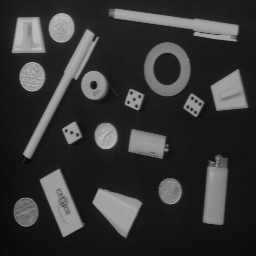
#> input picture Taller PDI/imgs/OBJECTS.png, 256 x 256 px
$ jupyter execute boligrafos.ipynb
#> lines starting #> are read from the running program, lines starting #| are printed output that depends on the picture; after the words box and inside, x2 and y2 are one past the last pixel; in counts of white or black regions, pixels touching at a corner belong together
# Ejercicio
Realice  las  operaciones  necesarias  (incluyendo  operaciones  morfológicas  y  de segmentación)  sobre  la  imagen  objects.png  para  conservar  únicamente  los  dos bolígrafos  preservando  sus  niveles  de  gris  originales  (el  resto  de  la  imagen  debe quedar negra).

<p align="center">

</p>

## Importaciones

[cell 1]
from skimage import color
from skimage.filters import threshold_otsu, sobel
from skimage.morphology import label
import matplotlib.pyplot as plt
import numpy as np

## Funciones

[cell 2]
def comparar_images(imagen1, imagen2):
  fig, (ax1, ax2) = plt.subplots(1, 2, figsize=(10, 5))
  ax1.imshow(imagen1, cmap='gray')
  ax1.set_title('Imagen Original')
  ax1.axis('off')

  ax2.imshow(imagen2, cmap='gray')
  ax2.set_title('Imagen Procesada')
  ax2.axis('off')

  plt.show()

[cell 3]
# Función para obtener una máscara con los objetos seleccionados
def obtener_mascara(l, indices):
  """
  Genera una máscara binaria con los objetos seleccionados.

  :param indices: Lista de índices de etiquetas a incluir en la máscara.
  :return: Imagen binaria con los objetos seleccionados.
  """
  mask = np.isin(l, indices).astype(int)
  return mask

## Solucion

### Preparacion imagen

[cell 4]
imagen_objetos  = plt.imread("./imgs/OBJECTS.png")
#> imagen_objetos is the input picture: shape (256, 256, 4) float32; mean R, G, B, A 0.209, 0.209, 0.209, 1
plt.imshow(imagen_objetos)

[cell 5]
# Conversión a escala de grises
escalagris = color.rgb2gray(color.rgba2rgb(imagen_objetos))

### Procesamiendo de la imagen

[cell 6]
# Cálculo del umbral optimo
umbral = threshold_otsu(escalagris)
#> umbral = 0.328

# Binarización
bin = escalagris > umbral
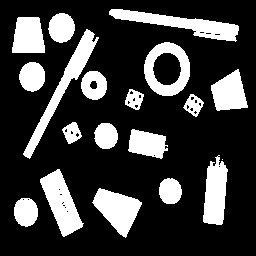
#> bin: shape (256, 256) bool; 23.5% white; 19 white regions (1 under 20 px), largest, box (x1, y1, x2, y2) and area: (109, 9, 239, 42) 1598, (23, 29, 99, 159) 1566, (40, 169, 84, 237) 1449
plt.imshow(bin, cmap='gray')

[cell 7]
# Obtener bordes
bordes = sobel(bin)
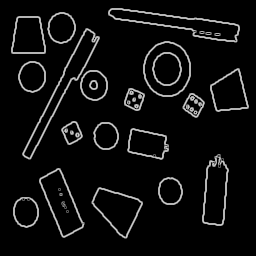
#> bordes: shape (256, 256) float64; min 0, max 0.791, mean 0.057
plt.imshow(bordes, cmap='gray')

### Seleccion de los boligrafos

[cell 8]
# Encontrar las regiones mas grandes
l = label(bin)
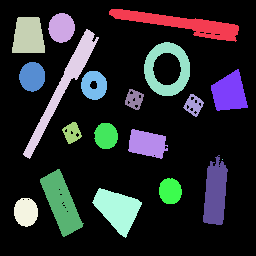
#> l: shape (256, 256) int32; 20 distinct labels, from 0 to 19; one colour per label, 0 black

plt.figure()
plt.imshow(color.label2rgb(l, bg_label=0), cmap='gray')
plt.title(f"Máscara con x objetos seleccionados")
plt.show()
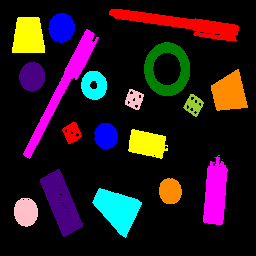
#> shown: shape (256, 256, 3) float64; mean R, G, B 0.146, 0.0917, 0.115

# Contar las areas de la imagen binaria
label_counts = np.bincount(l.ravel())
#> label_counts = 20 values, max 50121 at index 0, min 1 at index 15, mean 3276.8

# Quitar el fondo
label_counts[0] = 0

# Obtener los indices de los boligrafos
indices_objetos = [1, 4]
boligrafos = obtener_mascara(l, indices_objetos)
#> in obtener_mascara, `mask = np.isin(l, indices).astype(int)`:
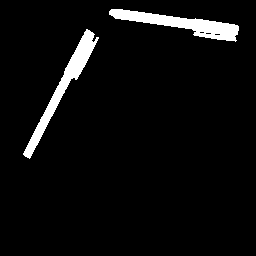
#> mask: shape (256, 256) int64; values 0 (black) and 1 (white), 4.8% white; 2 white regions, box (x1, y1, x2, y2) and area: (109, 9, 239, 42) 1598, (23, 29, 99, 159) 1566

plt.figure()
plt.imshow(boligrafos, cmap='gray')
plt.title(f"Máscara con {len(indices_objetos)} objetos seleccionados")
plt.show()

### Mantener color original de los boligrafos

[cell 9]
solo_boligrafos = escalagris * boligrafos
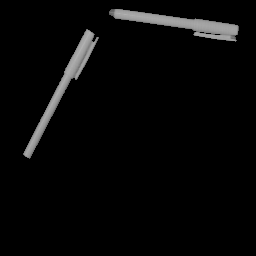
#> solo_boligrafos: shape (256, 256) float64; min 0, max 0.702, mean 0.0283

### Resultado Final

[cell 10]
comparar_images(escalagris, solo_boligrafos)
